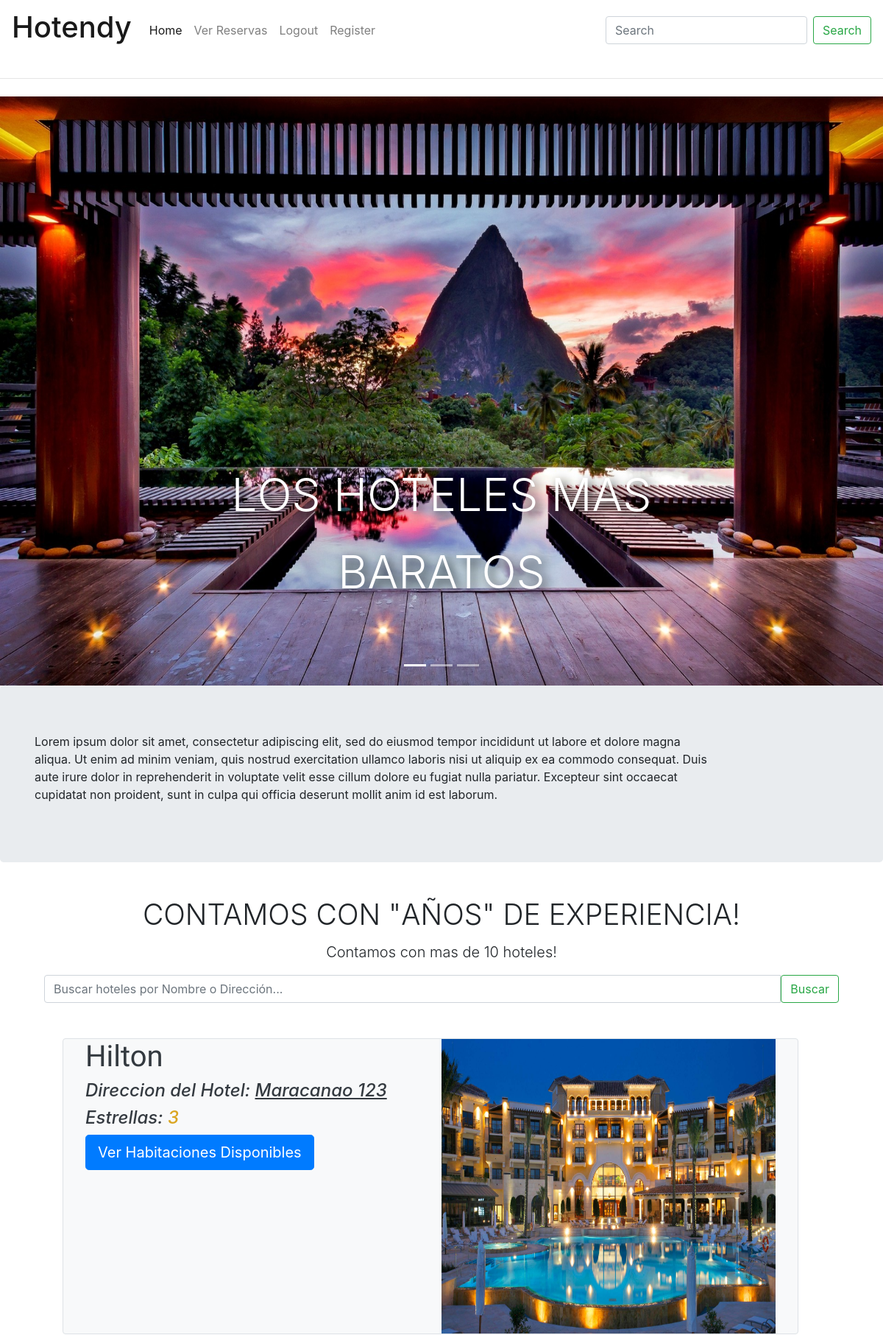
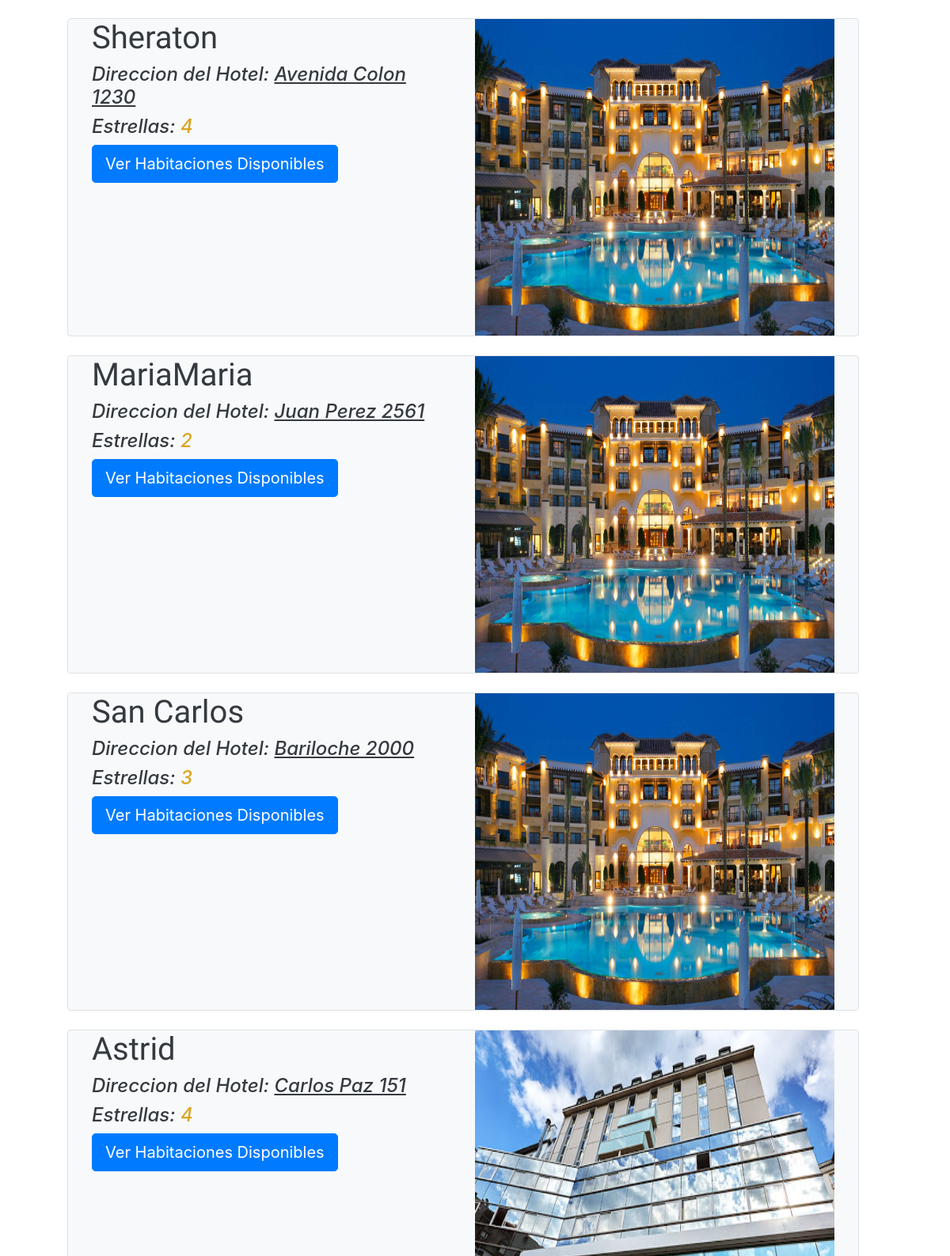
The app's page / (signed in, upper part) with its own data (2 pictures, top to bottom).
### Proyecto/models.py (models this page shows, shortened)
class Hotel(models.Model):
    nombre = models.CharField(max_length=50)
    estrellas = models.IntegerField()
    habitaciones = models.ManyToManyField(Habitacion, default = None, blank = True)
    direccion = models.CharField(max_length=50, default = None, blank = True)
    img_hotel = models.ImageField(max_length=100, default ='/img_hoteles/hotel-generic.jpg', upload_to='img_hoteles/', blank=True, null = True)
    class Meta:
        verbose_name = 'Hotel'
        verbose_name_plural = 'Hoteles'

### Proyecto/views.py (the view)
# urls.py: path('',Pruebas,name="home"),
def Pruebas(request):
    queryset = request.GET.get("buscar")
    h = Hotel.objects.all()
    if queryset:
        h = Hotel.objects.filter(
            Q(nombre__icontains = queryset) |
            Q(direccion__icontains = queryset)
        ).distinct()
    paginator = Paginator(h, 10)
    page_number = request.GET.get('page')
    page_obj = paginator.get_page(page_number)
    context = {
        'hoteles': page_obj,
        'hoteles2': h,
    }
    return render(request,"Proyecto/home2.html",context)

### templates/Proyecto/home2.html (shortened to what this page needs)
<!DOCTYPE html>
<html lang="en">
<head>
    {% load staticfiles %}
    <link rel="stylesheet" href="https://cdn.jsdelivr.net/npm/bootstrap@4.5.3/dist/css/bootstrap.min.css"
>
    {% block styles %}
        <link rel="stylesheet" href="{% static 'style_home2.css' %}">
    {% endblock %}
</head>
<body>
{% block nav %}
    <header class="wololo">
        {% include 'Proyecto/nav.html' %}
    </header>
{% endblock %}
{% block content %}
    <div id="carouselExampleIndicators" class="carousel slide" data-ride="carousel">
        <ol class="carousel-indicators">
            <li data-target="#carouselExampleIndicators" data-slide-to="0" class="active"></li>
            <li data-target="#carouselExampleIndicators" data-slide-to="1"></li>
            <li data-target="#carouselExampleIndicators" data-slide-to="2"></li>
        </ol>
        <div class="carousel-inner carousel-home">
            <div class="carousel-item active">
                <img src="/media/img_hotel/web1.jpg" class="d-block w-100" alt="websiteimage0">
                <div class="carousel-caption">
                    <h1 class="display-2" id="titulito"> Los Hoteles Mas Baratos</h1>
                </div>
            </div>
        </div>
    </div>
    <div class="container-fluid">
        <div class="row jumbotron">
            <div class="col-xs-12 col-sm-12 col-md-9 col-lg-9 col-xl-10">
                <p>Lorem ipsum dolor sit amet, consectetur adipiscing elit, sed do eiusmod tempor incididunt ut labore et dolore magna aliqua. Ut enim ad minim veniam, quis nostrud exercitation ullamco laboris nisi ut aliquip ex ea commodo consequat. Duis aute irure dolor in reprehenderit in voluptate velit esse cillum dolore eu fugiat nulla pariatur. Excepteur sint occaecat cupidatat non proident, sunt in culpa qui officia deserunt mollit anim id est laborum.</p>
            </div>
            <div class="col-xs-12 col-sm-12 col-md-3 col-lg-3 col-xl-2">
            </div>
        </div>
    </div>
    <div class="container-responsive">
        <div class="row welcome text-center">
            <div class="col-12">
                <h1 class="display-4" id="años">Contamos con "años" de experiencia! </h1>
            </div>
            <div class="col-12">
                <p class="lead">Contamos con mas de 10 hoteles!</p>
            </div>
        </div>
    </div>
    <div class="container">
        <div class="row">
          <div class="col-md-12 search">
            <form method="get">
                <div id="custom-search-input">
                  <div class="input-group col-md-12">
                    <input type="text" class="form-control" placeholder="Buscar hoteles por Nombre o Dirección..." name="buscar" value = "{{ request.GET.buscar }}">
                    <span class="input-group-list">
                      <button type="submit" class="btn btn-outline-success my-2 my-sm-0">Buscar</button>
                      <br>
                      <br>
                      <br>
                    </span>
                  </div>
                </div>
            </form>
          </div>
        </div>
      </div>
    <div class="container-fluid padding">
        {% for hotel in hoteles %}
            <div class="row padding">
                <div class="col-lg-1"></div>
                <div class="row padding col-lg-10 rounded bg-light text-dark border" >
                    <div class="col">
                        <h1 id="hnom">{{ hotel.nombre }}</h1>
                        <h4 class="descp">Direccion del Hotel: <span id="direcc">{{hotel.direccion}}</span></h4>
                        <h4 class="descp">Estrellas: <span id="star">{{hotel.estrellas}}</span></h4>
                        <a href="{% url 'hoteles' hotel.id %}">
                            <button class="btn btn-primary btn-lg zoom">Ver Habitaciones Disponibles</button>
                        </a>
                    </div>
                    <div class="col">
                        <img src=/media/{{ hotel.img_hotel }} class="img-fluid img">
                    </div>
                </div>
                <div class="col-lg-1"></div>
            </div>
            <br>
        {% endfor %}
    </div>
{% endblock %}
</body>
</html>

### Proyecto/static/style_home2.css (style rules this page uses)
.descp { font-style: italic; }
#titulito { margin-bottom: 70px; font-variant-caps: all-petite-caps; text-shadow: 5px 5px 15px #000; ///////////////// }
#hnom { font-family: 'Sansita Swashed', cursive; }
#star { color: goldenrod; }
#direcc { text-decoration-line: underline; }
.img { width: 700px; height: 400px; }
.carousel-home img { width: 300px; height: 800px; }
.zoom { transition: transform .5s; }
#años { font-variant-caps: all-petite-caps; }

### records on screen
Hotel: nombre "Hilton", direccion "Maracanao 123", estrellas "3", img_hotel (picture)
Hotel: nombre "Sheraton", direccion "Avenida Colon 1230", estrellas "4", img_hotel (picture)
Hotel: nombre "MariaMaria", direccion "Juan Perez 2561", estrellas "2", img_hotel (picture)
Hotel: nombre "San Carlos", direccion "Bariloche 2000", estrellas "3", img_hotel (picture)
Hotel: nombre "Astrid", direccion "Carlos Paz 151", estrellas "4", img_hotel (picture)
